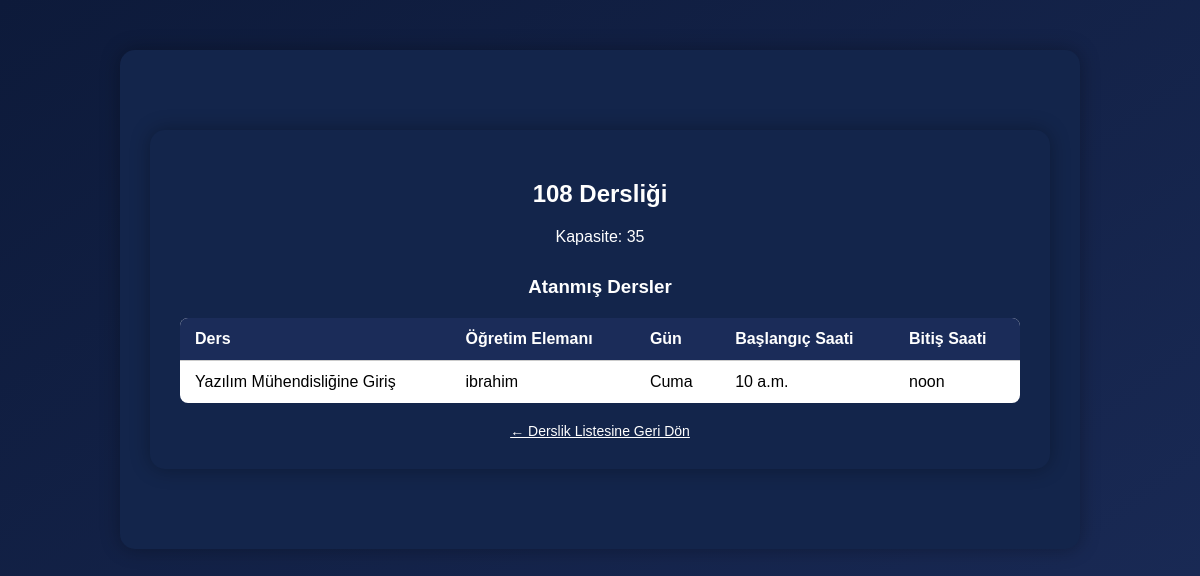
The app's page /uni/derslik/1/ (signed in), older data.
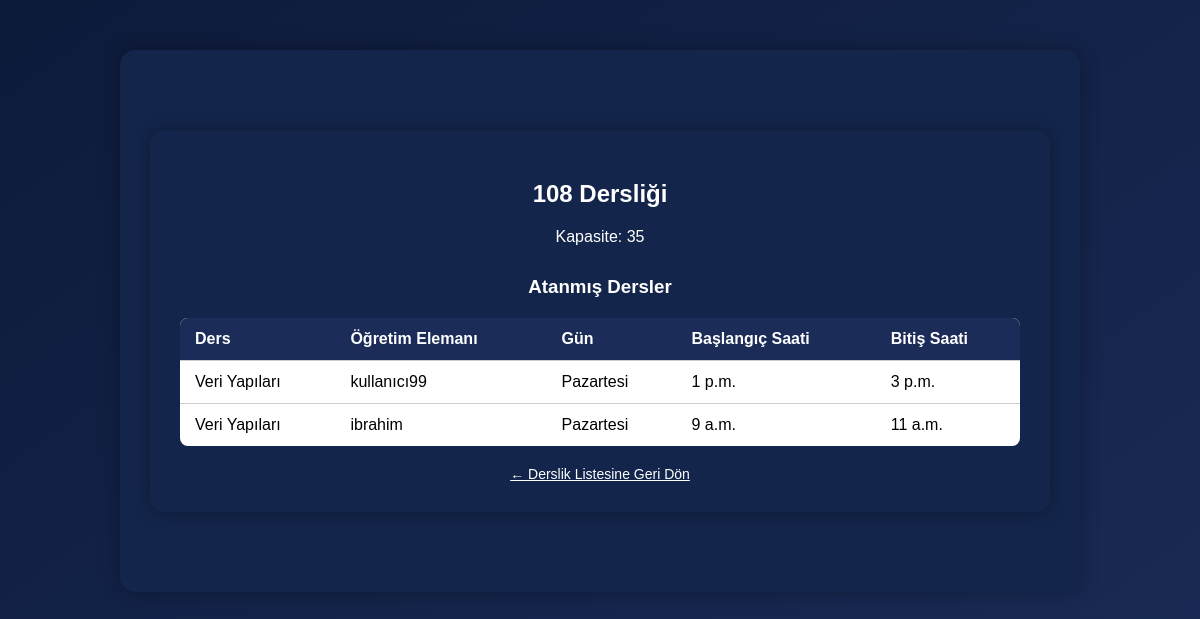
The same page, newer data.
### uni/models.py (models this page shows, shortened)
class DersProgrami(models.Model):
    GUNLER = [
        ('Pazartesi', 'Pazartesi'),
        ('Salı', 'Salı'),
        ('Çarşamba', 'Çarşamba'),
        ('Perşembe', 'Perşembe'),
        ('Cuma', 'Cuma'),
    ]
    ders = models.ForeignKey(Ders, on_delete=models.CASCADE)
    derslik = models.ForeignKey(Derslik, on_delete=models.CASCADE)
    ogretim_elemani = models.ForeignKey(User, on_delete=models.CASCADE, limit_choices_to={'role': 'akademisyen'})
    gun = models.CharField(max_length=10, choices=GUNLER)
    baslangic_saati = models.TimeField()
    bitis_saati = models.TimeField()
    class Meta:
        unique_together = ['ders', 'gun', 'baslangic_saati']

class Ders(models.Model):
    kod = models.CharField(max_length=10, unique=True)
    ad = models.CharField(max_length=100)
    ogrenci_sayisi = models.IntegerField(default=0)
    kredi = models.IntegerField()
    bolum = models.CharField(max_length=100)

class CustomUser(AbstractUser):
    ROLE_CHOICES = (
        ('bolum_baskani', 'Bölüm Başkanı'),
        ('bolum_sekreteri', 'Bölüm Sekreteri'),
        ('akademisyen', 'Akademisyen'),
        ('ogrenci', 'Öğrenci'),
    )
    role = models.CharField(max_length=20, choices=ROLE_CHOICES, null=True, blank=True)

### uni/views.py (the view)
# urls.py: path('derslik/<int:derslik_id>/', derslik_detay, name='derslik_detay'),
@login_required
def derslik_detay(request, derslik_id):
    derslik = get_object_or_404(Derslik, pk=derslik_id)
    dersler = DersProgrami.objects.filter(derslik=derslik)
    return render(request, "derslik_detay.html", {"derslik": derslik, "dersler": dersler})

### uni/templates/derslik_detay.html (shortened to what this page needs)
{% extends "base.html" %}
{% block content %}
<div class="container">
    <h2>{{ derslik.ad }} Dersliği</h2>
    <p style="text-align: center;">Kapasite: {{ derslik.kapasite }}</p>
    <h3>Atanmış Dersler</h3>
    <table>
        <tr>
            <th>Ders</th>
            <th>Öğretim Elemanı</th>
            <th>Gün</th>
            <th>Başlangıç Saati</th>
            <th>Bitiş Saati</th>
        </tr>
        {% for ders in dersler %}
        <tr>
            <td>{{ ders.ders.ad }}</td>
            <td>{{ ders.ogretim_elemani }}</td>
            <td>{{ ders.gun }}</td>
            <td>{{ ders.baslangic_saati }}</td>
            <td>{{ ders.bitis_saati }}</td>
        </tr>
        {% empty %}
        <tr>
            <td colspan="5" style="text-align: center;">Bu derslikte atanmış ders bulunmamaktadır.</td>
        </tr>
        {% endfor %}
    </table>
    <a href="{% url 'derslik_listesi' %}" class="btn-back">← Derslik Listesine Geri Dön</a>
</div>
{% endblock %}

Row changes from the older to the newer data that the page shows:
no longer on this page (row edited): DersProgrami: ders.ad "Yazılım Mühendisliğine Giriş", ogretim_elemani "ibrahim", gun "Cuma", baslangic_saati "10 a.m.", bitis_saati "noon"
added DersProgrami: ders.ad "Veri Yapıları", ogretim_elemani "kullanıcı99", gun "Pazartesi", baslangic_saati "1 p.m.", bitis_saati "3 p.m."
added DersProgrami: ders.ad "Veri Yapıları", ogretim_elemani "ibrahim", gun "Pazartesi", baslangic_saati "9 a.m.", bitis_saati "11 a.m."
